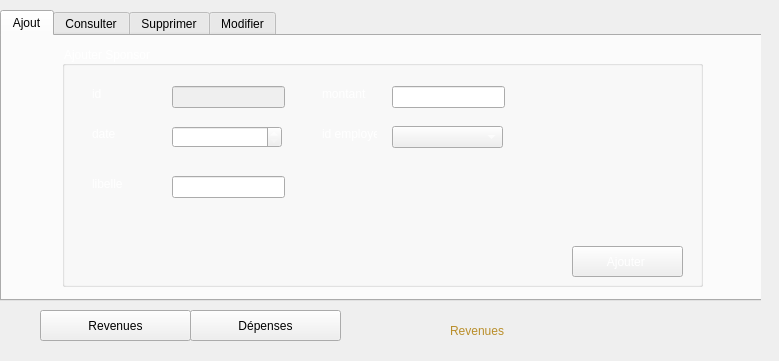
<?xml version="1.0" encoding="UTF-8"?>
<ui version="4.0">
 <class>Finance</class>
 <widget class="QDialog" name="Finance">
  <property name="geometry">
   <rect>
    <x>0</x>
    <y>0</y>
    <width>779</width>
    <height>361</height>
   </rect>
  </property>
  <property name="windowTitle">
   <string>Dialog</string>
  </property>
  <widget class="QStackedWidget" name="stackedWidget_Finance">
   <property name="geometry">
    <rect>
     <x>0</x>
     <y>10</y>
     <width>761</width>
     <height>341</height>
    </rect>
   </property>
   <property name="styleSheet">
    <string notr="true"/>
   </property>
   <property name="currentIndex">
    <number>1</number>
   </property>
   <widget class="QWidget" name="depense">
    <widget class="QPushButton" name="pushButton_Revenue">
     <property name="geometry">
      <rect>
       <x>40</x>
       <y>300</y>
       <width>151</width>
       <height>31</height>
      </rect>
     </property>
     <property name="styleSheet">
      <string notr="true">font: 12pt &quot;MV Boli&quot;;
</string>
     </property>
     <property name="text">
      <string>Revenues</string>
     </property>
    </widget>
    <widget class="QPushButton" name="pushButton_Depense">
     <property name="geometry">
      <rect>
       <x>190</x>
       <y>300</y>
       <width>151</width>
       <height>31</height>
      </rect>
     </property>
     <property name="styleSheet">
      <string notr="true">font: 12pt &quot;MV Boli&quot;;
</string>
     </property>
     <property name="text">
      <string>Dépenses</string>
     </property>
    </widget>
    <widget class="QTabWidget" name="tabWidget_Depense">
     <property name="geometry">
      <rect>
       <x>0</x>
       <y>10</y>
       <width>781</width>
       <height>291</height>
      </rect>
     </property>
     <property name="styleSheet">
      <string notr="true">font: 10pt &quot;MV Boli&quot;;</string>
     </property>
     <property name="currentIndex">
      <number>0</number>
     </property>
     <widget class="QWidget" name="Ajout_2">
      <attribute name="title">
       <string>Ajout</string>
      </attribute>
      <widget class="QGroupBox" name="groupBox_2">
       <property name="geometry">
        <rect>
         <x>60</x>
         <y>10</y>
         <width>641</width>
         <height>241</height>
        </rect>
       </property>
       <property name="styleSheet">
        <string notr="true">font: 75 12pt &quot;Adobe Gothic Std B&quot;;
color: rgb(255, 255, 255);</string>
       </property>
       <property name="title">
        <string>Ajouter Dépense</string>
       </property>
       <widget class="QPushButton" name="pushButton_ajoutDepense">
        <property name="geometry">
         <rect>
          <x>440</x>
          <y>190</y>
          <width>131</width>
          <height>31</height>
         </rect>
        </property>
        <property name="styleSheet">
         <string notr="true">font: 12pt &quot;MV Boli&quot;;
</string>
        </property>
        <property name="text">
         <string>Ajouter </string>
        </property>
       </widget>
       <widget class="QLabel" name="label_15">
        <property name="geometry">
         <rect>
          <x>90</x>
          <y>140</y>
          <width>55</width>
          <height>16</height>
         </rect>
        </property>
        <property name="text">
         <string>libelle</string>
        </property>
       </widget>
       <widget class="QLabel" name="label_16">
        <property name="geometry">
         <rect>
          <x>320</x>
          <y>50</y>
          <width>55</width>
          <height>16</height>
         </rect>
        </property>
        <property name="text">
         <string>montant</string>
        </property>
       </widget>
       <widget class="QComboBox" name="cb_r_emp_ajout_3">
        <property name="geometry">
         <rect>
          <x>390</x>
          <y>90</y>
          <width>111</width>
          <height>22</height>
         </rect>
        </property>
       </widget>
       <widget class="QLabel" name="label_17">
        <property name="geometry">
         <rect>
          <x>320</x>
          <y>90</y>
          <width>55</width>
          <height>16</height>
         </rect>
        </property>
        <property name="text">
         <string>id employe</string>
        </property>
       </widget>
       <widget class="QLineEdit" name="le_id_r_ajout_2">
        <property name="enabled">
         <bool>false</bool>
        </property>
        <property name="geometry">
         <rect>
          <x>170</x>
          <y>50</y>
          <width>113</width>
          <height>22</height>
         </rect>
        </property>
       </widget>
       <widget class="QLabel" name="label_18">
        <property name="geometry">
         <rect>
          <x>90</x>
          <y>90</y>
          <width>55</width>
          <height>16</height>
         </rect>
        </property>
        <property name="text">
         <string>date</string>
        </property>
       </widget>
       <widget class="QLineEdit" name="le_montant_r_ajout_3">
        <property name="geometry">
         <rect>
          <x>390</x>
          <y>50</y>
          <width>113</width>
          <height>22</height>
         </rect>
        </property>
       </widget>
       <widget class="QLabel" name="label_19">
        <property name="geometry">
         <rect>
          <x>90</x>
          <y>50</y>
          <width>55</width>
          <height>16</height>
         </rect>
        </property>
        <property name="text">
         <string>id</string>
        </property>
       </widget>
       <widget class="QLineEdit" name="le_libelle_r_ajout_3">
        <property name="geometry">
         <rect>
          <x>170</x>
          <y>140</y>
          <width>113</width>
          <height>22</height>
         </rect>
        </property>
       </widget>
       <widget class="QDateEdit" name="de_date_r_ajout_3">
        <property name="geometry">
         <rect>
          <x>170</x>
          <y>90</y>
          <width>110</width>
          <height>22</height>
         </rect>
        </property>
       </widget>
      </widget>
     </widget>
     <widget class="QWidget" name="Consulter_2">
      <attribute name="title">
       <string>Consulter</string>
      </attribute>
      <widget class="QTableView" name="tableView_depense">
       <property name="geometry">
        <rect>
         <x>20</x>
         <y>60</y>
         <width>721</width>
         <height>191</height>
        </rect>
       </property>
      </widget>
      <widget class="QLabel" name="label_29">
       <property name="geometry">
        <rect>
         <x>610</x>
         <y>100</y>
         <width>71</width>
         <height>81</height>
        </rect>
       </property>
       <property name="text">
        <string/>
       </property>
       <property name="pixmap">
        <pixmap>../Load.png</pixmap>
       </property>
      </widget>
      <widget class="QLineEdit" name="recherche_depense">
       <property name="geometry">
        <rect>
         <x>372</x>
         <y>30</y>
         <width>261</width>
         <height>20</height>
        </rect>
       </property>
      </widget>
      <widget class="QComboBox" name="comboBox_tri_dp">
       <property name="geometry">
        <rect>
         <x>130</x>
         <y>30</y>
         <width>101</width>
         <height>22</height>
        </rect>
       </property>
      </widget>
      <widget class="QLabel" name="label_35">
       <property name="geometry">
        <rect>
         <x>60</x>
         <y>30</y>
         <width>61</width>
         <height>16</height>
        </rect>
       </property>
       <property name="text">
        <string>Trier par</string>
       </property>
      </widget>
      <widget class="QLabel" name="label_36">
       <property name="geometry">
        <rect>
         <x>300</x>
         <y>30</y>
         <width>71</width>
         <height>20</height>
        </rect>
       </property>
       <property name="text">
        <string>Recherche</string>
       </property>
      </widget>
     </widget>
     <widget class="QWidget" name="Supprimer_2">
      <attribute name="title">
       <string>Supprimer</string>
      </attribute>
      <widget class="QLabel" name="label_12">
       <property name="geometry">
        <rect>
         <x>110</x>
         <y>90</y>
         <width>211</width>
         <height>51</height>
        </rect>
       </property>
       <property name="styleSheet">
        <string notr="true">font: 16pt &quot;MV Boli&quot;;
color: rgb(185, 142, 42);</string>
       </property>
       <property name="text">
        <string>Identifiant Dépense</string>
       </property>
      </widget>
      <widget class="QPushButton" name="pushButton_supprimerDepense">
       <property name="geometry">
        <rect>
         <x>350</x>
         <y>160</y>
         <width>131</width>
         <height>31</height>
        </rect>
       </property>
       <property name="styleSheet">
        <string notr="true">font: 15pt &quot;MV Boli&quot;;
</string>
       </property>
       <property name="text">
        <string>Supprimer</string>
       </property>
      </widget>
      <widget class="QGroupBox" name="groupBox_3">
       <property name="geometry">
        <rect>
         <x>50</x>
         <y>10</y>
         <width>621</width>
         <height>241</height>
        </rect>
       </property>
       <property name="styleSheet">
        <string notr="true">font: 75 12pt &quot;Adobe Gothic Std B&quot;;
color: rgb(255, 255, 255);</string>
       </property>
       <property name="title">
        <string>Supprimer une Dépense</string>
       </property>
       <widget class="QLabel" name="label_26">
        <property name="geometry">
         <rect>
          <x>480</x>
          <y>60</y>
          <width>101</width>
          <height>91</height>
         </rect>
        </property>
        <property name="text">
         <string/>
        </property>
        <property name="pixmap">
         <pixmap>../delete1.png</pixmap>
        </property>
       </widget>
       <widget class="QComboBox" name="cb_d_supp">
        <property name="geometry">
         <rect>
          <x>280</x>
          <y>90</y>
          <width>171</width>
          <height>31</height>
         </rect>
        </property>
       </widget>
      </widget>
      <zorder>groupBox_3</zorder>
      <zorder>label_12</zorder>
      <zorder>pushButton_supprimerDepense</zorder>
     </widget>
     <widget class="QWidget" name="Modifier_2">
      <attribute name="title">
       <string>Modifier</string>
      </attribute>
      <widget class="QGroupBox" name="groupBox_6">
       <property name="geometry">
        <rect>
         <x>50</x>
         <y>10</y>
         <width>641</width>
         <height>241</height>
        </rect>
       </property>
       <property name="styleSheet">
        <string notr="true">font: 75 12pt &quot;Adobe Gothic Std B&quot;;
color: rgb(255, 255, 255);</string>
       </property>
       <property name="title">
        <string>Modifier dépense</string>
       </property>
       <widget class="QPushButton" name="pushButton_editDepense">
        <property name="geometry">
         <rect>
          <x>430</x>
          <y>160</y>
          <width>161</width>
          <height>41</height>
         </rect>
        </property>
        <property name="styleSheet">
         <string notr="true">font: 12pt &quot;MV Boli&quot;;
</string>
        </property>
        <property name="text">
         <string>Update</string>
        </property>
       </widget>
       <widget class="QLabel" name="label_20">
        <property name="geometry">
         <rect>
          <x>90</x>
          <y>50</y>
          <width>55</width>
          <height>16</height>
         </rect>
        </property>
        <property name="text">
         <string>id</string>
        </property>
       </widget>
       <widget class="QComboBox" name="cb_r_emp_ajout_4">
        <property name="geometry">
         <rect>
          <x>390</x>
          <y>90</y>
          <width>111</width>
          <height>22</height>
         </rect>
        </property>
       </widget>
       <widget class="QLabel" name="label_21">
        <property name="geometry">
         <rect>
          <x>90</x>
          <y>140</y>
          <width>55</width>
          <height>16</height>
         </rect>
        </property>
        <property name="text">
         <string>libelle</string>
        </property>
       </widget>
       <widget class="QLabel" name="label_22">
        <property name="geometry">
         <rect>
          <x>320</x>
          <y>50</y>
          <width>55</width>
          <height>16</height>
         </rect>
        </property>
        <property name="text">
         <string>montant</string>
        </property>
       </widget>
       <widget class="QLabel" name="label_23">
        <property name="geometry">
         <rect>
          <x>90</x>
          <y>90</y>
          <width>55</width>
          <height>16</height>
         </rect>
        </property>
        <property name="text">
         <string>date</string>
        </property>
       </widget>
       <widget class="QLineEdit" name="le_montant_r_ajout_4">
        <property name="geometry">
         <rect>
          <x>390</x>
          <y>50</y>
          <width>113</width>
          <height>22</height>
         </rect>
        </property>
       </widget>
       <widget class="QLineEdit" name="le_libelle_r_ajout_4">
        <property name="geometry">
         <rect>
          <x>170</x>
          <y>140</y>
          <width>113</width>
          <height>22</height>
         </rect>
        </property>
       </widget>
       <widget class="QLabel" name="label_24">
        <property name="geometry">
         <rect>
          <x>320</x>
          <y>90</y>
          <width>55</width>
          <height>16</height>
         </rect>
        </property>
        <property name="text">
         <string>id employe</string>
        </property>
       </widget>
       <widget class="QComboBox" name="cb_r_id_modif_2">
        <property name="geometry">
         <rect>
          <x>170</x>
          <y>50</y>
          <width>111</width>
          <height>22</height>
         </rect>
        </property>
       </widget>
       <widget class="QDateEdit" name="de_date_r_ajout_4">
        <property name="geometry">
         <rect>
          <x>170</x>
          <y>90</y>
          <width>110</width>
          <height>22</height>
         </rect>
        </property>
       </widget>
      </widget>
     </widget>
    </widget>
    <widget class="QLabel" name="label_13">
     <property name="geometry">
      <rect>
       <x>450</x>
       <y>310</y>
       <width>81</width>
       <height>16</height>
      </rect>
     </property>
     <property name="styleSheet">
      <string notr="true">color: rgb(185, 142, 42);
font: 75 12pt &quot;Adobe Gothic Std B&quot;;</string>
     </property>
     <property name="text">
      <string>Dépenses</string>
     </property>
    </widget>
    <widget class="QLabel" name="label_32">
     <property name="geometry">
      <rect>
       <x>670</x>
       <y>0</y>
       <width>81</width>
       <height>51</height>
      </rect>
     </property>
     <property name="text">
      <string/>
     </property>
     <property name="pixmap">
      <pixmap>../logosp.png</pixmap>
     </property>
    </widget>
    <widget class="QLabel" name="label_33">
     <property name="geometry">
      <rect>
       <x>580</x>
       <y>-20</y>
       <width>81</width>
       <height>61</height>
      </rect>
     </property>
     <property name="text">
      <string/>
     </property>
     <property name="pixmap">
      <pixmap>../bestnews.png</pixmap>
     </property>
    </widget>
   </widget>
   <widget class="QWidget" name="revenue">
    <widget class="QTabWidget" name="tabWidget_Revenue">
     <property name="geometry">
      <rect>
       <x>0</x>
       <y>0</y>
       <width>771</width>
       <height>291</height>
      </rect>
     </property>
     <property name="styleSheet">
      <string notr="true">font: 10pt &quot;MV Boli&quot;;</string>
     </property>
     <property name="currentIndex">
      <number>0</number>
     </property>
     <widget class="QWidget" name="Ajout">
      <attribute name="title">
       <string>Ajout</string>
      </attribute>
      <widget class="QGroupBox" name="groupBox">
       <property name="geometry">
        <rect>
         <x>60</x>
         <y>10</y>
         <width>641</width>
         <height>241</height>
        </rect>
       </property>
       <property name="styleSheet">
        <string notr="true">font: 75 12pt &quot;Adobe Gothic Std B&quot;;
color: rgb(255, 255, 255);</string>
       </property>
       <property name="title">
        <string>Ajouter Sponsor</string>
       </property>
       <widget class="QPushButton" name="pushButton_ajoutRevenue">
        <property name="geometry">
         <rect>
          <x>510</x>
          <y>200</y>
          <width>111</width>
          <height>31</height>
         </rect>
        </property>
        <property name="styleSheet">
         <string notr="true">font: 14pt &quot;MV Boli&quot;;
</string>
        </property>
        <property name="text">
         <string>Ajouter </string>
        </property>
       </widget>
       <widget class="QLineEdit" name="le_id_r_ajout">
        <property name="enabled">
         <bool>false</bool>
        </property>
        <property name="geometry">
         <rect>
          <x>110</x>
          <y>40</y>
          <width>113</width>
          <height>22</height>
         </rect>
        </property>
       </widget>
       <widget class="QLineEdit" name="le_libelle_r_ajout">
        <property name="geometry">
         <rect>
          <x>110</x>
          <y>130</y>
          <width>113</width>
          <height>22</height>
         </rect>
        </property>
       </widget>
       <widget class="QLineEdit" name="le_montant_r_ajout">
        <property name="geometry">
         <rect>
          <x>330</x>
          <y>40</y>
          <width>113</width>
          <height>22</height>
         </rect>
        </property>
       </widget>
       <widget class="QComboBox" name="cb_r_emp_ajout">
        <property name="geometry">
         <rect>
          <x>330</x>
          <y>80</y>
          <width>111</width>
          <height>22</height>
         </rect>
        </property>
       </widget>
       <widget class="QLabel" name="label">
        <property name="geometry">
         <rect>
          <x>30</x>
          <y>40</y>
          <width>55</width>
          <height>16</height>
         </rect>
        </property>
        <property name="text">
         <string>id</string>
        </property>
       </widget>
       <widget class="QLabel" name="label_2">
        <property name="geometry">
         <rect>
          <x>30</x>
          <y>80</y>
          <width>55</width>
          <height>16</height>
         </rect>
        </property>
        <property name="text">
         <string>date</string>
        </property>
       </widget>
       <widget class="QLabel" name="label_3">
        <property name="geometry">
         <rect>
          <x>30</x>
          <y>130</y>
          <width>55</width>
          <height>16</height>
         </rect>
        </property>
        <property name="text">
         <string>libelle</string>
        </property>
       </widget>
       <widget class="QLabel" name="label_4">
        <property name="geometry">
         <rect>
          <x>260</x>
          <y>40</y>
          <width>55</width>
          <height>16</height>
         </rect>
        </property>
        <property name="text">
         <string>montant</string>
        </property>
       </widget>
       <widget class="QLabel" name="label_5">
        <property name="geometry">
         <rect>
          <x>260</x>
          <y>80</y>
          <width>55</width>
          <height>16</height>
         </rect>
        </property>
        <property name="text">
         <string>id employe</string>
        </property>
       </widget>
       <widget class="QDateEdit" name="de_date_r_ajout">
        <property name="geometry">
         <rect>
          <x>110</x>
          <y>80</y>
          <width>110</width>
          <height>22</height>
         </rect>
        </property>
       </widget>
      </widget>
     </widget>
     <widget class="QWidget" name="Consulter">
      <attribute name="title">
       <string>Consulter</string>
      </attribute>
      <widget class="QTableView" name="tableView_Revenue">
       <property name="geometry">
        <rect>
         <x>20</x>
         <y>50</y>
         <width>691</width>
         <height>201</height>
        </rect>
       </property>
      </widget>
      <widget class="QLabel" name="label_28">
       <property name="geometry">
        <rect>
         <x>630</x>
         <y>60</y>
         <width>71</width>
         <height>81</height>
        </rect>
       </property>
       <property name="text">
        <string/>
       </property>
       <property name="pixmap">
        <pixmap>../Load.png</pixmap>
       </property>
      </widget>
      <widget class="QLabel" name="label_37">
       <property name="geometry">
        <rect>
         <x>320</x>
         <y>20</y>
         <width>71</width>
         <height>16</height>
        </rect>
       </property>
       <property name="text">
        <string>Recherche</string>
       </property>
      </widget>
      <widget class="QLineEdit" name="le_r_search">
       <property name="geometry">
        <rect>
         <x>390</x>
         <y>20</y>
         <width>191</width>
         <height>20</height>
        </rect>
       </property>
      </widget>
      <widget class="QComboBox" name="cb_sort_r">
       <property name="geometry">
        <rect>
         <x>110</x>
         <y>20</y>
         <width>91</width>
         <height>22</height>
        </rect>
       </property>
      </widget>
     </widget>
     <widget class="QWidget" name="Supprimer">
      <attribute name="title">
       <string>Supprimer</string>
      </attribute>
      <widget class="QGroupBox" name="groupBox_4">
       <property name="geometry">
        <rect>
         <x>60</x>
         <y>10</y>
         <width>621</width>
         <height>241</height>
        </rect>
       </property>
       <property name="styleSheet">
        <string notr="true">font: 75 12pt &quot;Adobe Gothic Std B&quot;;
color: rgb(255, 255, 255);</string>
       </property>
       <property name="title">
        <string>Supprimer  Revenue</string>
       </property>
       <widget class="QPushButton" name="pushButton_supprimerRevenue">
        <property name="geometry">
         <rect>
          <x>250</x>
          <y>150</y>
          <width>131</width>
          <height>31</height>
         </rect>
        </property>
        <property name="styleSheet">
         <string notr="true">font: 15pt &quot;MV Boli&quot;;
</string>
        </property>
        <property name="text">
         <string>Supprimer</string>
        </property>
       </widget>
       <widget class="QLabel" name="label_6">
        <property name="geometry">
         <rect>
          <x>20</x>
          <y>80</y>
          <width>201</width>
          <height>51</height>
         </rect>
        </property>
        <property name="styleSheet">
         <string notr="true">font: 16pt &quot;MV Boli&quot;;
color: rgb(185, 142, 42);</string>
        </property>
        <property name="text">
         <string>Identifiant Revenue</string>
        </property>
       </widget>
       <widget class="QLabel" name="label_25">
        <property name="geometry">
         <rect>
          <x>450</x>
          <y>50</y>
          <width>101</width>
          <height>91</height>
         </rect>
        </property>
        <property name="text">
         <string/>
        </property>
        <property name="pixmap">
         <pixmap>../delete1.png</pixmap>
        </property>
       </widget>
       <widget class="QComboBox" name="cb_supp_r">
        <property name="geometry">
         <rect>
          <x>230</x>
          <y>90</y>
          <width>171</width>
          <height>31</height>
         </rect>
        </property>
       </widget>
      </widget>
     </widget>
     <widget class="QWidget" name="Modifier">
      <attribute name="title">
       <string>Modifier</string>
      </attribute>
      <widget class="QGroupBox" name="groupBox_5">
       <property name="geometry">
        <rect>
         <x>50</x>
         <y>10</y>
         <width>641</width>
         <height>241</height>
        </rect>
       </property>
       <property name="styleSheet">
        <string notr="true">font: 75 12pt &quot;Adobe Gothic Std B&quot;;
color: rgb(255, 255, 255);</string>
       </property>
       <property name="title">
        <string>Modifier Revenue</string>
       </property>
       <widget class="QPushButton" name="pushButton_modifierRevenue">
        <property name="geometry">
         <rect>
          <x>510</x>
          <y>200</y>
          <width>111</width>
          <height>31</height>
         </rect>
        </property>
        <property name="styleSheet">
         <string notr="true">font: 14pt &quot;MV Boli&quot;;
</string>
        </property>
        <property name="text">
         <string>UPDATE</string>
        </property>
       </widget>
       <widget class="QDateEdit" name="de_date_r_ajout_2">
        <property name="geometry">
         <rect>
          <x>160</x>
          <y>80</y>
          <width>110</width>
          <height>22</height>
         </rect>
        </property>
       </widget>
       <widget class="QLabel" name="label_11">
        <property name="geometry">
         <rect>
          <x>80</x>
          <y>40</y>
          <width>55</width>
          <height>16</height>
         </rect>
        </property>
        <property name="text">
         <string>id</string>
        </property>
       </widget>
       <widget class="QComboBox" name="cb_r_emp_ajout_2">
        <property name="geometry">
         <rect>
          <x>380</x>
          <y>80</y>
          <width>111</width>
          <height>22</height>
         </rect>
        </property>
       </widget>
       <widget class="QLabel" name="label_7">
        <property name="geometry">
         <rect>
          <x>80</x>
          <y>130</y>
          <width>55</width>
          <height>16</height>
         </rect>
        </property>
        <property name="text">
         <string>libelle</string>
        </property>
       </widget>
       <widget class="QLabel" name="label_8">
        <property name="geometry">
         <rect>
          <x>310</x>
          <y>40</y>
          <width>55</width>
          <height>16</height>
         </rect>
        </property>
        <property name="text">
         <string>montant</string>
        </property>
       </widget>
       <widget class="QLabel" name="label_10">
        <property name="geometry">
         <rect>
          <x>80</x>
          <y>80</y>
          <width>55</width>
          <height>16</height>
         </rect>
        </property>
        <property name="text">
         <string>date</string>
        </property>
       </widget>
       <widget class="QLineEdit" name="le_montant_r_ajout_2">
        <property name="geometry">
         <rect>
          <x>380</x>
          <y>40</y>
          <width>113</width>
          <height>22</height>
         </rect>
        </property>
       </widget>
       <widget class="QLineEdit" name="le_libelle_r_ajout_2">
        <property name="geometry">
         <rect>
          <x>160</x>
          <y>130</y>
          <width>113</width>
          <height>22</height>
         </rect>
        </property>
       </widget>
       <widget class="QLabel" name="label_9">
        <property name="geometry">
         <rect>
          <x>310</x>
          <y>80</y>
          <width>55</width>
          <height>16</height>
         </rect>
        </property>
        <property name="text">
         <string>id employe</string>
        </property>
       </widget>
       <widget class="QComboBox" name="cb_r_id_modif">
        <property name="geometry">
         <rect>
          <x>160</x>
          <y>40</y>
          <width>111</width>
          <height>22</height>
         </rect>
        </property>
       </widget>
      </widget>
     </widget>
    </widget>
    <widget class="QPushButton" name="pushButton_Dp">
     <property name="geometry">
      <rect>
       <x>190</x>
       <y>300</y>
       <width>151</width>
       <height>31</height>
      </rect>
     </property>
     <property name="styleSheet">
      <string notr="true">font: 12pt &quot;MV Boli&quot;;
</string>
     </property>
     <property name="text">
      <string>Dépenses</string>
     </property>
    </widget>
    <widget class="QPushButton" name="pushButton_RV">
     <property name="geometry">
      <rect>
       <x>40</x>
       <y>300</y>
       <width>151</width>
       <height>31</height>
      </rect>
     </property>
     <property name="styleSheet">
      <string notr="true">font: 12pt &quot;MV Boli&quot;;
</string>
     </property>
     <property name="text">
      <string>Revenues</string>
     </property>
    </widget>
    <widget class="QLabel" name="label_14">
     <property name="geometry">
      <rect>
       <x>450</x>
       <y>300</y>
       <width>111</width>
       <height>41</height>
      </rect>
     </property>
     <property name="styleSheet">
      <string notr="true">color: rgb(185, 142, 42);
font: 75 12pt &quot;Adobe Gothic Std B&quot;;</string>
     </property>
     <property name="text">
      <string>Revenues</string>
     </property>
    </widget>
    <widget class="QLabel" name="label_31">
     <property name="geometry">
      <rect>
       <x>670</x>
       <y>0</y>
       <width>81</width>
       <height>51</height>
      </rect>
     </property>
     <property name="text">
      <string/>
     </property>
     <property name="pixmap">
      <pixmap>../logosp.png</pixmap>
     </property>
    </widget>
    <widget class="QLabel" name="label_34">
     <property name="geometry">
      <rect>
       <x>580</x>
       <y>-20</y>
       <width>81</width>
       <height>61</height>
      </rect>
     </property>
     <property name="text">
      <string/>
     </property>
     <property name="pixmap">
      <pixmap>../bestnews.png</pixmap>
     </property>
    </widget>
   </widget>
  </widget>
 </widget>
 <resources/>
 <connections/>
</ui>
